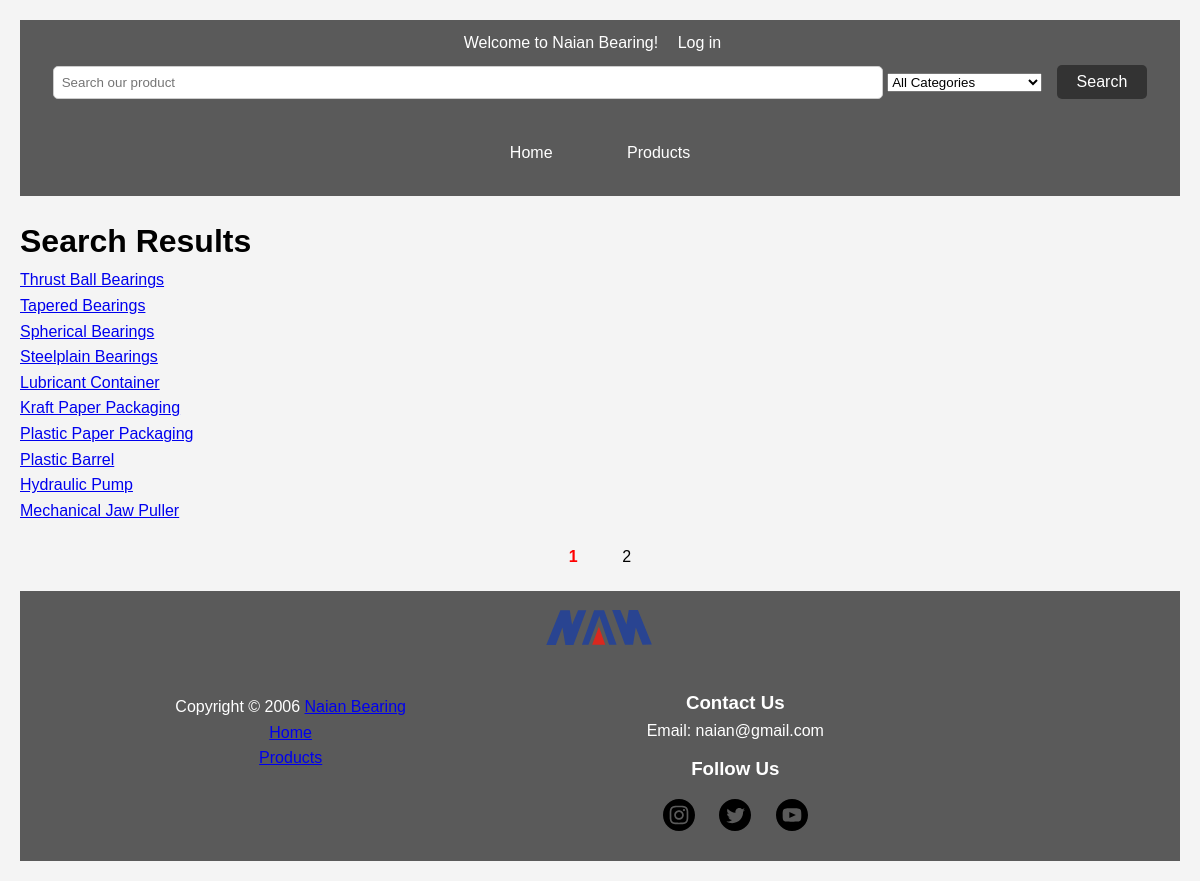
Screenshot of /search.php with the database file from the repository.
### tables this page shows
CREATE TABLE `Products` (
  `product_id` int(11) NOT NULL,
  `product_name` varchar(255) NOT NULL,
  `product_description` text DEFAULT NULL,
  `product_price` decimal(10,2) NOT NULL,
  `stock_quantity` int(11) NOT NULL,
  `category_id` int(11) DEFAULT NULL
);

### search.php (the view, shortened to what this page needs)
<?php
require('connect.php');
$results_per_page = 10;
$search_keyword = $_GET['search_keyword'] ?? '';
$category_selected = $_GET['category'] ?? 'all';
$query = "SELECT Products.*, categories.category_name FROM Products
          LEFT JOIN categories ON Products.category_id = categories.category_id ";
$count_query = preg_replace('/SELECT Products.\*, categories.category_name FROM/', 'SELECT COUNT(*) FROM', $query);
$count_stmt = $db->prepare($count_query);
$count_stmt->execute();
$number_of_results = $count_stmt->fetchColumn();
$number_of_pages = ceil($number_of_results / $results_per_page);
$current_page = $_GET['page'] ?? 1;
$start_from = ($current_page - 1) * $results_per_page;
$query .= " LIMIT :start_from, :results_per_page";
$stmt = $db->prepare($query);
$stmt->bindParam(':start_from', $start_from, PDO::PARAM_INT);
$stmt->bindParam(':results_per_page', $results_per_page, PDO::PARAM_INT);
$stmt->execute();
$products = $stmt->fetchAll(PDO::FETCH_ASSOC);
require('header.php');
?>
<main>
    <h1>Search Results</h1>
    <?php if (!empty($products)): ?>
        <?php foreach ($products as $product): ?>
            <a href='detail.php?id=<?php echo htmlspecialchars($product['product_id']); ?>'>
                <?php echo htmlspecialchars($product['product_name']); ?>
            </a><br>
        <?php endforeach; ?>
    <?php else: ?>
        <p>No products found matching your search criteria.</p>
    <?php endif; ?>
    <?php if ($number_of_results > 10): ?>
    <nav aria-label="Page navigation">
        <ul class="pagination">
            <?php for ($page = 1; $page <= $number_of_pages; $page++): ?>
                <li class="page-item<?php if ($current_page == $page) echo ' active'; ?>">
                    <a class="page-link" href="search.php?page=<?php echo $page; ?>&search_keyword=<?php echo urlencode($search_keyword); ?>&category=<?php echo urlencode($category_selected); ?>">
                        <?php echo $page; ?>
                    </a>
                </li>
            <?php endfor; ?>
        </ul>
    </nav>
    <?php endif; ?>
</main>
<?php require('footer.php'); ?>

### styles.css (style rules this page uses)
body, h1, h2, h3, p, form, input, textarea, button { margin: 0; padding: 0; border: 0; }
body { font-family: 'Arial', sans-serif; line-height: 1.6; color: #000000; padding: 20px; background-color: #f4f4f4; }
nav ul { padding: 0; list-style: none; text-align: center; }
nav ul li { display: inline; }
nav a { text-decoration: none; color: #ffffff; padding: 5px 20px; display: inline-block; }
main { margin-top: 20px; }
.pagination .page-link { color: black; text-decoration: none; }
.pagination .page-item.active .page-link { color: red; font-weight: bold; }

### rows the page displays
products: product_name "Thrust Ball Bearings"
products: product_name "Tapered Bearings"
products: product_name "Spherical Bearings"
products: product_name "Steelplain Bearings"
products: product_name "Lubricant Container"
products: product_name "Kraft Paper Packaging"
products: product_name "Plastic Paper Packaging"
products: product_name "Plastic Barrel"
products: product_name "Hydraulic Pump"
products: product_name "Mechanical Jaw Puller"
